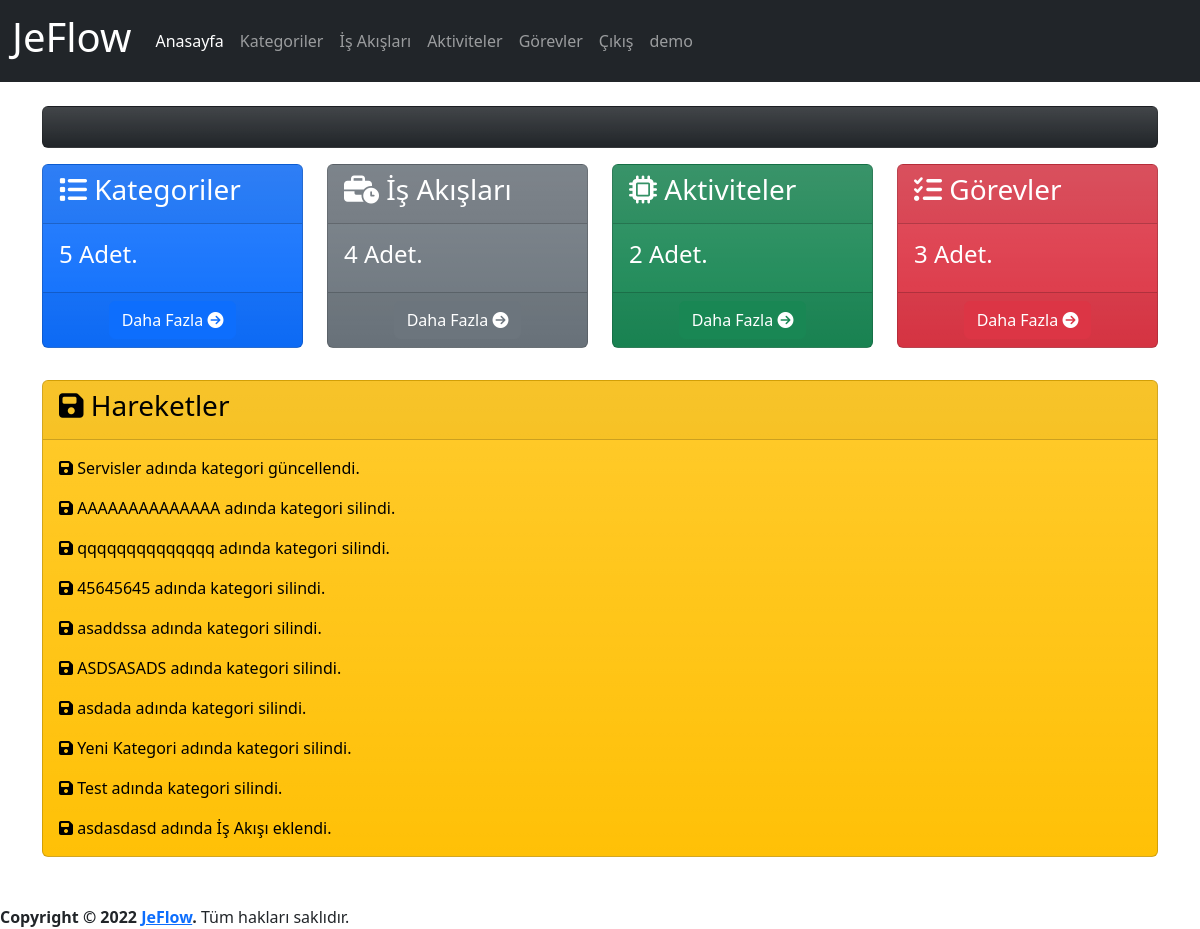
The app's page / (signed in), older data.
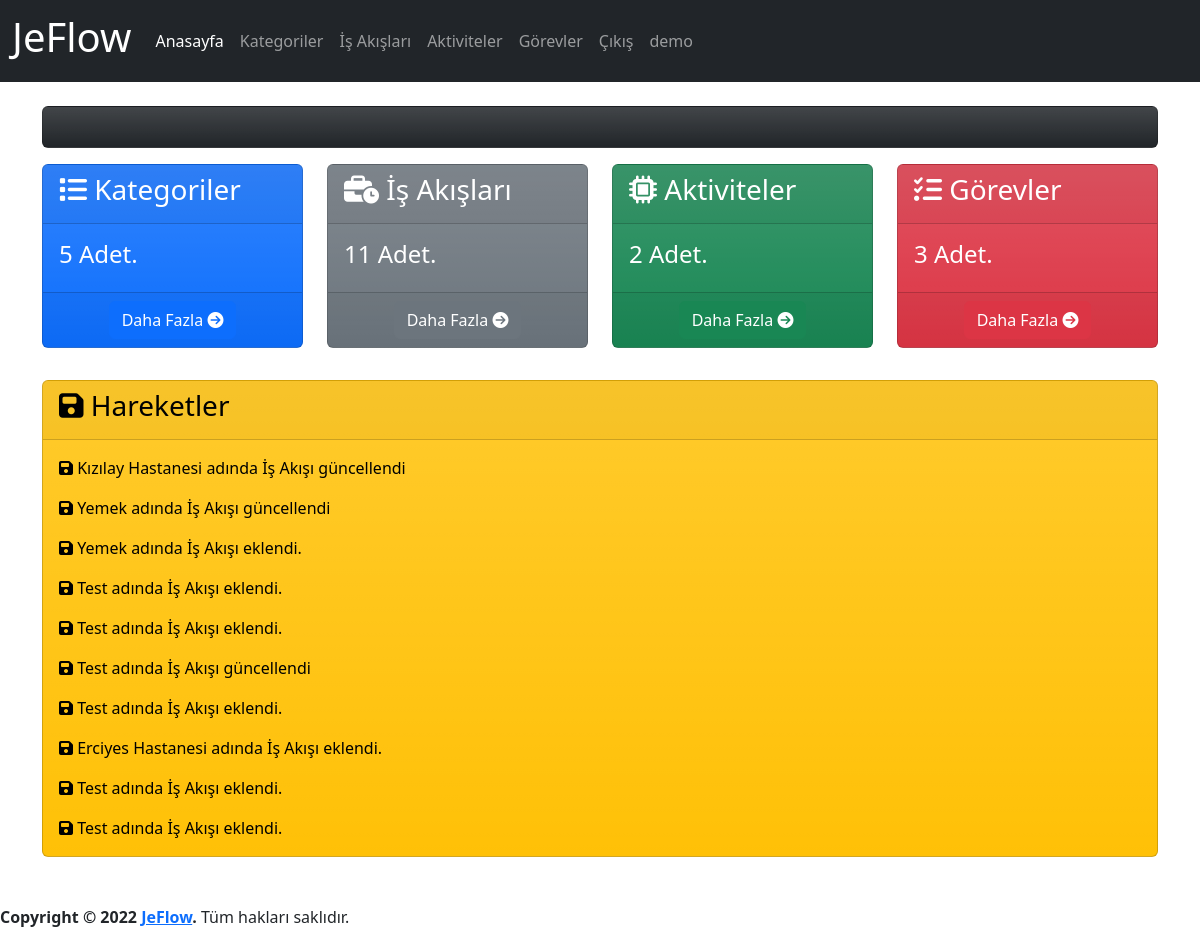
The same page, newer data.
### log/models.py (models this page shows, shortened)
class Log(models.Model):
    logger_name = models.CharField(max_length=100,verbose_name='Loglayıcı Adı')
    level = models.PositiveSmallIntegerField(choices=LOG_LEVELS, default=logging.ERROR, db_index=True,verbose_name='Seviye')
    msg = models.TextField(verbose_name='Mesaj')
    trace = models.TextField(blank=True, null=True,verbose_name='Yığın')
    create_datetime = models.DateTimeField(auto_now_add=True, verbose_name='Oluşturulma Zamanı')
    user=models.ForeignKey(User,on_delete=models.CASCADE,verbose_name='Kullanıcı', blank=True, null=True)
    class Meta:
        ordering = ('-create_datetime',)
        verbose_name = 'Log'
        verbose_name_plural ='Loglar'

### app/views.py (the view)
# urls.py: path('',views.index,name='index'),
@login_required(login_url='/user/login/')
def index(request):
    category_count=Category.objects.count()
    process_count=Process.objects.count()
    activity_count=Activity.objects.count()
    task_count=Task.objects.count()
    user_activities=Log.objects.all().filter(user=request.user)[:10]
    context={
        'category_count':category_count,
        'process_count':process_count,
        'activity_count':activity_count,
        'task_count':task_count,
        'user_activities':user_activities
    }
    return render(request, 'app/index.html',context)

### templates/app/index.html
{% extends 'layout.html' %}
{% load humanize %}
{% block content %}
<div class="row mt-3">
    <div class="col-md-3 mb-3">
        <div id="collapseExample" class="card text-bg-primary bg-gradient" style="max-width: 18rem;">
            <div class="card-header">
                <h3 class="card-title">
                    <i class="fa-solid fa-list"></i>
                    Kategoriler
                </h3>
            </div>
            <div class="card-body">
                <h4 class="card-title">{{ category_count }} Adet.</h5>
            </div>
            <div class="card-footer text-center">
                <a class="btn btn-primary" href="{% url 'category' %}">
                    Daha Fazla
                    <i class="fa-solid fa-circle-arrow-right"></i>
                </a>
            </div>
        </div>
    </div>
    <div class="col-md-3 mb-3">
        <div class="card text-bg-secondary bg-gradient" style="max-width: 18rem;">
            <div class="card-header">
                <h3 class="card-title">
                    <i class="fa-solid fa-business-time"></i>
                    İş Akışları
                </h3>
            </div>
            <div class="card-body">
                <h4 class="card-title">{{ process_count }} Adet.</h5>
            </div>
            <div class="card-footer text-center">
                <a class="btn btn-secondary" href="{% url 'process' %}">
                    Daha Fazla
                    <i class="fa-solid fa-circle-arrow-right"></i>
                </a>
            </div>
        </div>
    </div>
    <div class="col-md-3 mb-3">
        <div class="card text-bg-success bg-gradient" style="max-width: 18rem;">
            <div class="card-header">
                <h3 class="card-title">
                    <i class="fa-solid fa-microchip"></i>
                    Aktiviteler
                </h3>
            </div>
            <div class="card-body">
                <h4 class="card-title">{{ activity_count }} Adet.</h5>
            </div>
            <div class="card-footer text-center">
                <a class="btn btn-success" href="{% url 'activity' %}">
                    Daha Fazla
                    <i class="fa-solid fa-circle-arrow-right"></i>
                </a>
            </div>
        </div>
    </div>
    <div class="col-md-3 mb-3">
        <div class="card text-bg-danger bg-gradient" style="max-width: 18rem;">
            <div class="card-header">
                <h3 class="card-title">
                    <i class="fa-solid fa-list-check"></i>
                    Görevler
                </h3>
            </div>
            <div class="card-body">
                <h4 class="card-title">{{ task_count }} Adet.</h5>
            </div>
            <div class="card-footer text-center">
                <a class="btn btn-danger" href="{% url 'task' %}">
                    Daha Fazla
                    <i class="fa-solid fa-circle-arrow-right"></i>
                </a>
            </div>
        </div>
    </div>
</div>
<div class="row mt-3">
    <div class="col-md-12">
        <div class="card text-bg-warning bg-gradient">
            <div class="card-header">
                <h3 class="card-title">
                    <i class="fa-solid fa-floppy-disk"></i>
                    Hareketler
                </h3>
            </div>
            <div class="card-body">
                {% for user_activity in user_activities %}
                <p class="card-text"><i class="fa-solid fa-floppy-disk"></i> {{ user_activity.msg }}</p>
                {% endfor %}
            </div>
        </div>
    </div>
</div>
{% endblock %}

Row changes from the older to the newer data that the page shows:
no longer on this page (row unchanged): Log: msg "Servisler adında kategori güncellendi."
no longer on this page (row unchanged): Log: msg "AAAAAAAAAAAAAA adında kategori silindi."
no longer on this page (row unchanged): Log: msg "qqqqqqqqqqqqqq adında kategori silindi."
no longer on this page (row unchanged): Log: msg "45645645 adında kategori silindi."
no longer on this page (row unchanged): Log: msg "asaddssa adında kategori silindi."
no longer on this page (row unchanged): Log: msg "ASDSASADS adında kategori silindi."
no longer on this page (row unchanged): Log: msg "asdada adında kategori silindi."
no longer on this page (row unchanged): Log: msg "Yeni Kategori adında kategori silindi."
no longer on this page (row unchanged): Log: msg "Test adında kategori silindi."
no longer on this page (row unchanged): Log: msg "asdasdasd adında İş Akışı eklendi."
added Log: msg "Kızılay Hastanesi adında İş Akışı güncellendi"
added Log: msg "Yemek adında İş Akışı güncellendi"
added Log: msg "Yemek adında İş Akışı eklendi."
added Log: msg "Test adında İş Akışı eklendi."
added Log: msg "Test adında İş Akışı eklendi."
added Log: msg "Test adında İş Akışı güncellendi"
added Log: msg "Test adında İş Akışı eklendi."
added Log: msg "Erciyes Hastanesi adında İş Akışı eklendi."
added Log: msg "Test adında İş Akışı eklendi."
added Log: msg "Test adında İş Akışı eklendi."
Text that changed along with them:
{{ process_count }}: "4" → "11"
